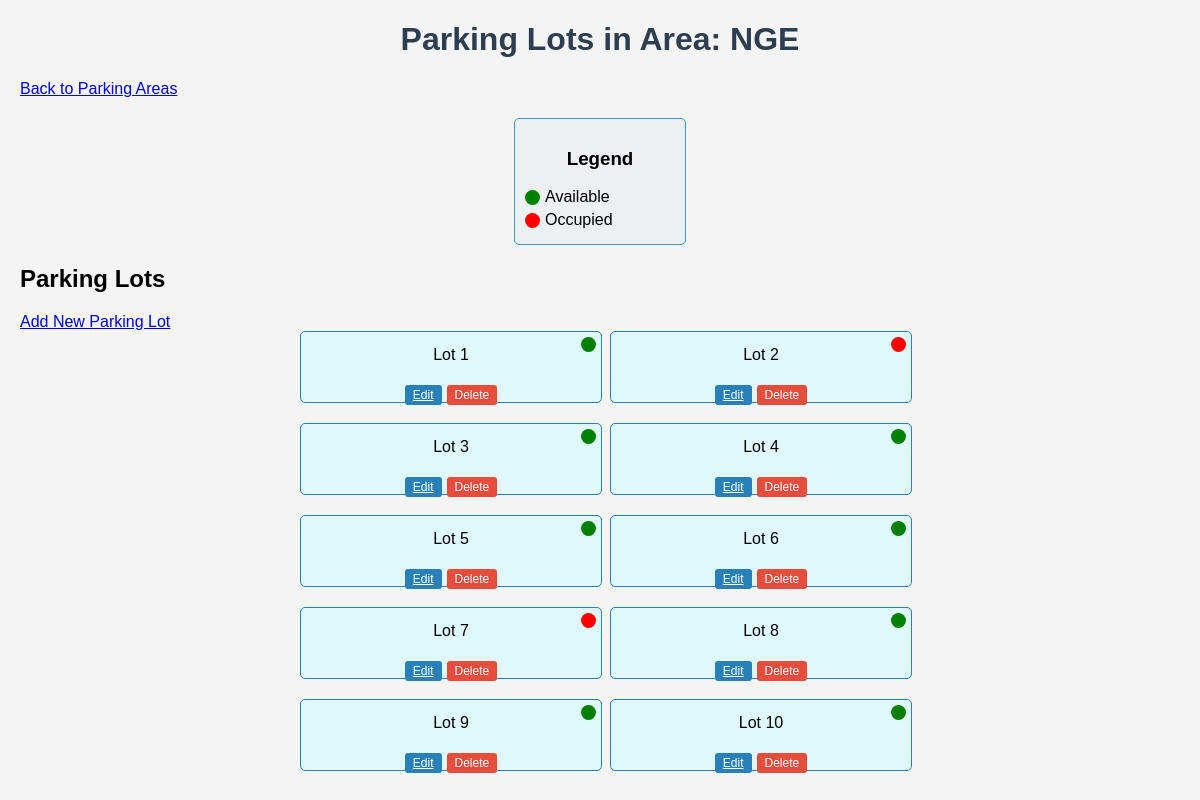
Before: /api/parking-lots/1/ with the older database file.
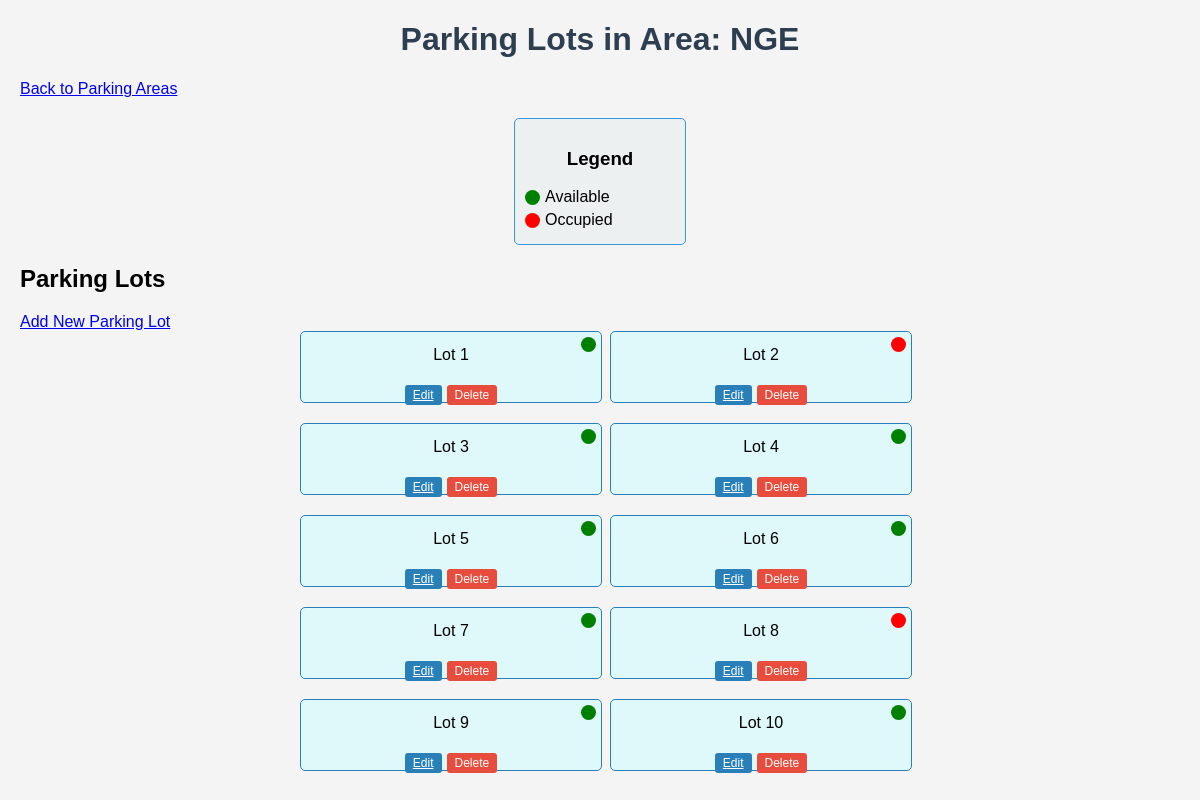
After: the same page with the newer database file.
### myapp/models.py (models this page shows, shortened)
class ParkingLot(models.Model):
    STATUS_CHOICES = [
        ('Available', 'Available'),
        ('Occupied', 'Occupied')
    ]
    parking_lot_id = models.AutoField(primary_key=True)
    parking_area = models.ForeignKey('ParkingArea', related_name='parking_lots', on_delete=models.CASCADE)
    parking_lot_number = models.CharField(max_length=10)
    parking_lot_status = models.CharField(max_length=20, choices=STATUS_CHOICES, default='Available')
    user = models.ForeignKey('User', null=True, blank=True, on_delete=models.SET_NULL)  # ForeignKey to User
    vehicle = models.ForeignKey('Vehicle', null=True, blank=True, on_delete=models.SET_NULL)  # ForeignKey to Vehicle
    def __str__(self):
        return f"Lot {self.parking_lot_number} - {self.parking_lot_status} (Area: {self.parking_area})"

### myapp/views.py (the view)
# urls.py: path('parking-lots/<int:area_id>/', views.parking_lot_list, name='parking_lot_list'),
def parking_lot_list(request, area_id):
    parking_area = get_object_or_404(ParkingArea, pk=area_id)
    parking_lots = parking_area.parking_lots.all()  # Get parking lots for the specific parking area
    print(parking_lots)  # Debugging step: check the list of parking lots
    return render(request, 'parking/parking_lot_list.html', {
        'parking_area': parking_area,
        'parking_lots': parking_lots
    })

### myapp/models.py (called while the page is built)
    def __str__(self):
        return self.parking_location

### myapp/templates/parking/parking_lot_list.html (shortened to what this page needs)
<!DOCTYPE html>
<html lang="en">
<head>
</head>
<body>
    <h1>Parking Lots in Area: {{ parking_area.parking_location }}</h1>
    <a href="{% url 'parking_area_list' %}" class="back-button">Back to Parking Areas</a>
    <div class="lot-container">
        <div class="legend">
            <h3>Legend</h3>
            <div class="legend-item"><span class="legend-color available"></span> Available</div>
            <div class="legend-item"><span class="legend-color occupied"></span> Occupied</div>
        </div>
    </div>
    <div class="area">
        <h2>Parking Lots</h2>
        <a href="{% url 'parking_lot_create' area_id=parking_area.pk %}">Add New Parking Lot</a>
        <div class="parking-lots">
            {% for lot in parking_lots %}
                <div class="lot">
                    <span class="lot-status {% if lot.parking_lot_status == 'Available' %}available{% else %}occupied{% endif %}"></span>
                    <p>Lot {{ lot.parking_lot_number }}</p>
                    <div class="actions">
                        <a href="{% url 'parking_lot_update' lot.pk %}" class="edit-button">Edit</a>
                        <form action="{% url 'parking_lot_delete' lot.pk %}" method="post" style="display:inline;">
                            <button type="submit" class="delete-button">Delete</button>
                        </form>
                    </div>
                </div>
            {% empty %}
                <p>No parking lots available for this area.</p>
            {% endfor %}
        </div>
    </div>
</body>
</html>

Changed rows visible on the page:
changed ParkingLot (number 7 of 10 on the later page): parking_lot_status "Occupied" → "Available" (drawn)
changed ParkingLot (number 8 of 10 on the later page): parking_lot_status "Available" → "Occupied" (drawn)
